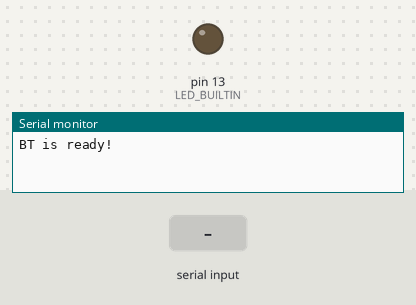
The sketch below on a simulated Arduino Uno, built with avr-gcc and run on an emulated ATmega328P. Parts: output pins drawn as LEDs (lit = HIGH), the last lines printed to the serial monitor. The inputs (shaded band) are chosen by the test bench.

Above: at 1.2 s.
1.3 s: "G" received over the second serial link
At 2.5 s:
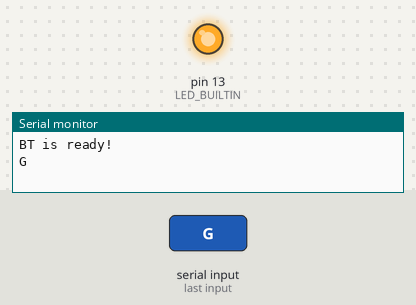
2.8 s: "1" received over the second serial link
At 3.9 s:
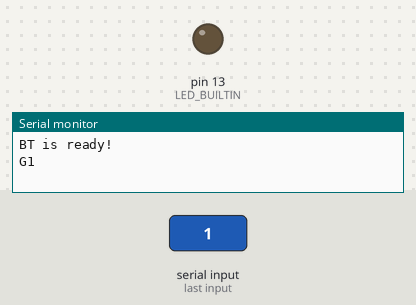
Timing chart, 0 to 5.8 s (numbered marks = the images above; inputs shaded):
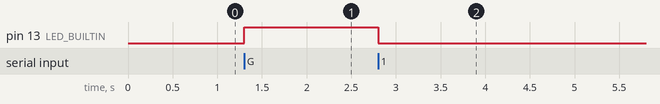

The sketch:

bluetooth.ino
```cpp
/*
  Name:    Bluetooth.ino
  Created: 2016/7/30 13:26:47
  Author:  Fing
*/
#include <SoftwareSerial.h>;
//使用软件串口，能讲数字口模拟成串口
SoftwareSerial BT(8, 9);  //新建对象，接收脚为8，发送脚为9
char val;  //存储接收的变量

void setup() {
  Serial.begin(9600);   //与电脑的串口连接
  Serial.println("BT is ready!");
  BT.begin(9600);  //设置波特率

  pinMode(LED_BUILTIN, OUTPUT);
}

void loop() {
  //如果串口接收到数据，就输出到蓝牙串口
  if (Serial.available()) {
    val = Serial.read();
    BT.print(val);
  }

  //如果接收到蓝牙模块的数据，输出到屏幕
  if (BT.available()) {
    val = BT.read();
    Serial.print(val);

    if (val == 'G') {
      digitalWrite(LED_BUILTIN, HIGH);
    }
    else {                     // wait for a second
      digitalWrite(LED_BUILTIN, LOW);
    }
  }
}
```

Measured:
- after the input at 1.3 s, pin 13 (LED_BUILTIN): LOW → HIGH at once
- after the input at 2.8 s, pin 13 (LED_BUILTIN): HIGH → LOW at once
